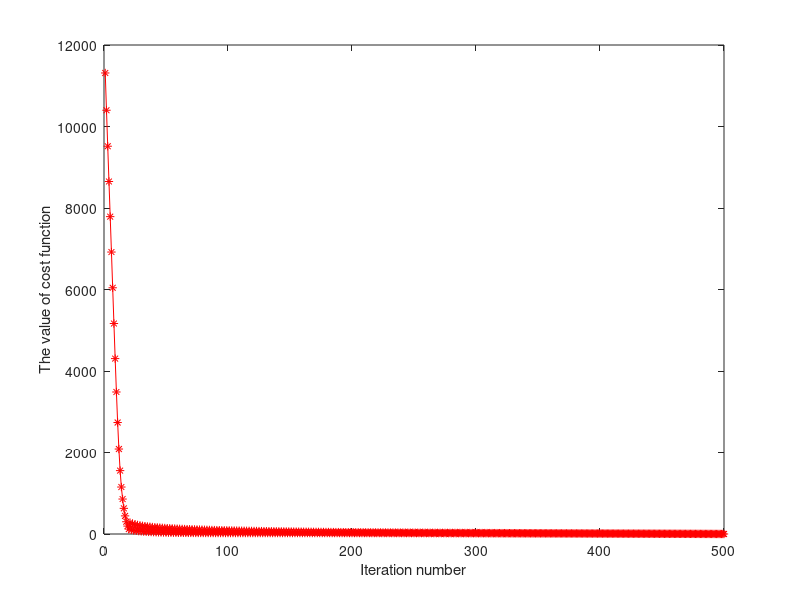
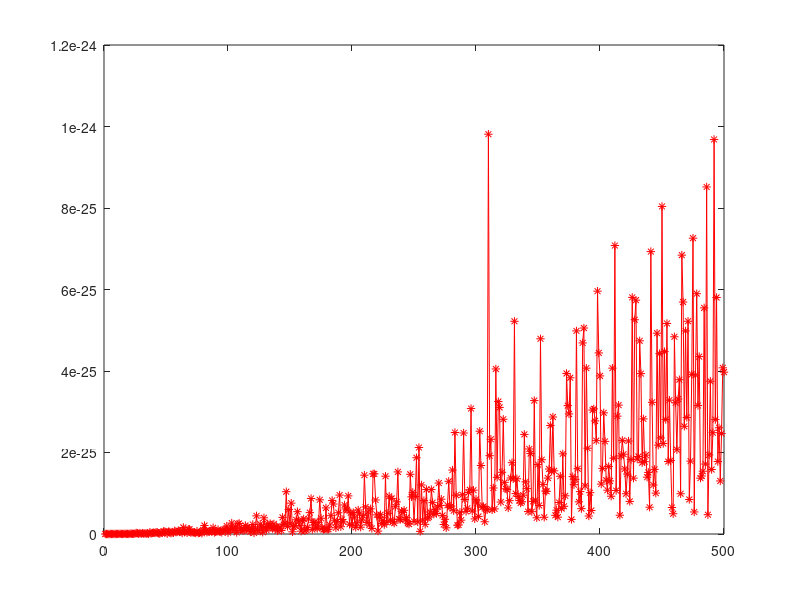
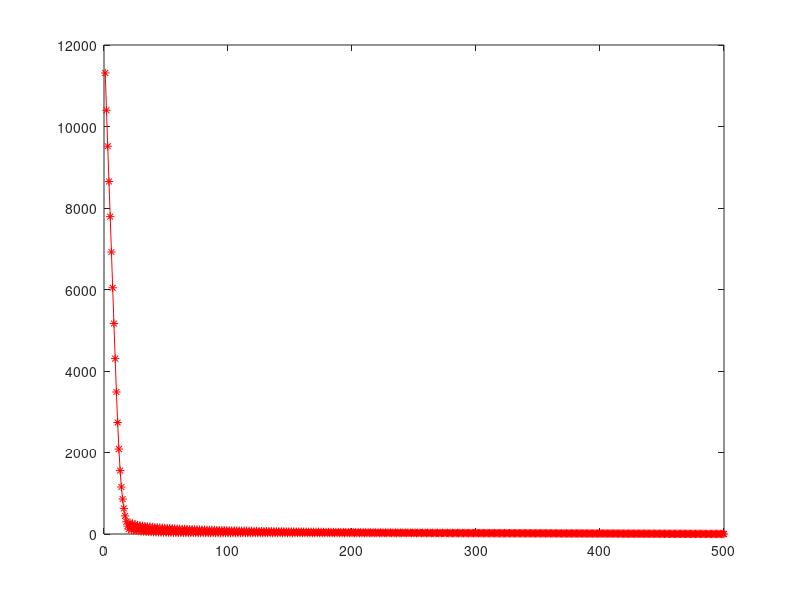
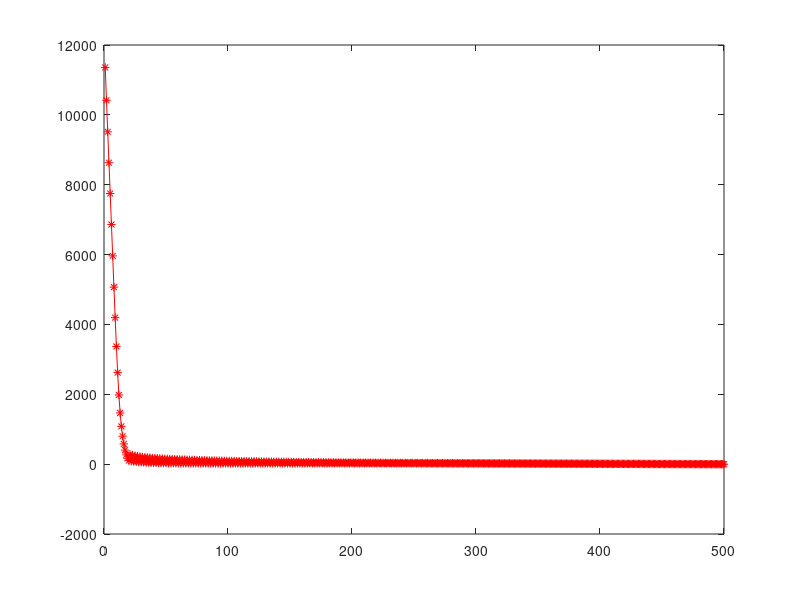

Reproduce these figures in MATLAB, in order. (Note: this script raises an error after producing the figures.)
%  10 examples per class;  40 classes ; 400 examples in total;
clear;
clc;

tic;

load('ORL_Scale_32x32.mat');
no_fea =1024;
class_num=40;
ex_num=10;
tr_num=5;
te_num=10-tr_num;
lab_tr=[];
lab_te=[];
AA_tr=[];
AA_te=[];



 for k=1:class_num
  A_tr(1:tr_num,1:1024,k)=fea((k-1)*ex_num+1:(k-1)*ex_num+tr_num,:);
  B_tr(k,1:1024)=mean(A_tr(:,:,k));
  lab_tr=[lab_tr;gnd((k-1)*ex_num+1:(k-1)*ex_num+tr_num)];
  A_te(1:te_num,1:1024,k)=fea((k-1)*ex_num+tr_num+1:ex_num*k,:);
  lab_te=[lab_te;gnd((k-1)*ex_num+tr_num+1:ex_num*k)];
  AA_tr=[AA_tr;A_tr(:,:,k)];
  AA_te=[AA_te;A_te(:,:,k)];
 end
mean_B=mean(B_tr);

S_B0=zeros(no_fea,no_fea);
 for k=1:class_num
 S_B0=tr_num*(B_tr(k,:)-mean_B)'*(B_tr(k,:)-mean_B)+S_B0;
 end

S_W0=zeros(no_fea,no_fea);
for k=1:class_num
    for i=1:tr_num
       S_W0=S_W0+(A_tr(i,:,k)-B_tr(k,:))'*(A_tr(i,:,k)-B_tr(k,:));
    end
end


[m1,n1]=size(fea);
SB=S_B0;
SW=S_W0+eye(max(length(S_W0)))*0.000001;

%  
%  3.3094e+07

v=100
%A=SW-v*SB;
A=-(SB-v*SW);
M=6;
W=rand(n1,M);
W2=rand(n1,M);
R2=eye(M);
I=eye(M);
R=rand(M,M);
R=R+R';
  
Iterations=500;
  
 r1=0.1;
  
r2=1

 r12=0.1;
  
r22=1;
 
Cost1=zeros(Iterations,1);
Cost2=zeros(Iterations,1);
Cost3=zeros(Iterations,1);
Cost4=zeros(Iterations,1);
Cost5=zeros(Iterations,1);
Cost6=zeros(Iterations,1);
for k=1:Iterations;

%%%%%% symmtric

DF1=2*A*W+2*W*(R.*(W'*W-I).*R)'+2*W*(R.*(W'*W-I).*R);
DF1=DF1/norm(DF1);
W=W-r1*DF1;
W=orth(W);

 
DF2=(2*(R.*(W'*W-I)).*(W'*W-I))+(2*(R.*(W'*W-I)).*(W'*W-I))'-diag(diag(2*(R.*(W'*W-I)).*(W'*W-I)));
DF2=DF2/norm(DF2);
 %if  Cost2(k)>0.01
     R=R+r2*DF2;
%end
      
      
Cost1(k)=trace(W'*A*W)+trace((R.*(W'*W-I))'*(R.*(W'*W-I)));  
Cost2(k)=trace((R.*(W'*W-I))'*(R.*(W'*W-I)));
Cost3(k)=trace(W'*A*W);


%%%%%%%%%%%% diagnal 
DF3=2*A*W2+2*W2*(R2'*R2)*W2'*W2+2*W2*W2'*W2*(R2'*R2)-4*W2*R2'*R2;
%DF1=2*(SB-v*SW)*W+2*W*(R'*R)*W'*W+2*W*W'*W*(R'*R)-4*W*R'*R;
DF3=DF3/norm(DF3);
W2=W2-r12*DF3;
W2=orth(W2);

%  
% DF4=diag(diag(2*R2*W2'*W2*W2'*W2-4*R2*W2'*W2+2*R2));
% DF4=DF4/norm(DF4);
%  %if  Cost2(k)>0.01
%             R2=R2+r22*DF4;
% %end
      
      
Cost4(k)=trace(W2'*A*W2)+trace(W2'*W2*R2'*R2*W2'*W2-R2'*R2*W2'*W2-W2'*W2*R2'*R2+R2'*R2);  
Cost5(k)=trace(W2'*W2*R2'*R2*W2'*W2-R2'*R2*W2'*W2-W2'*W2*R2'*R2+R2'*R2);
Cost6(k)=trace(W2'*A*W2);

%v=trace(W'*SB*W)/trace(W'*SW*W);
%A=-(SB-v*SW);

 k 
end
 
figure(1)
plot(Cost1(1:Iterations),'r-*')
ylabel('The value of cost function');
xlabel('Iteration number');
 
 
figure(2)
plot(Cost2(1:Iterations),'r-*')

figure(3)
plot(Cost3(1:Iterations),'r-*')

figure(4)
plot(Cost4(1:Iterations),'r-*')
%ylabel('The value of cost function');
%xlabel('Iterations');
 
 
figure(5)
plot(Cost5(1:Iterations),'r-*')

figure(6)
plot(Cost6(1:Iterations),'r-*')
 
 x1=W'*AA_tr';
 x2_tr=x1';
x1_te=W'*AA_te';
x2_te=x1_te';

% model= svmtrain2(lab_tr,x2_tr,'-c 2 -t 2 -g 1 -q ');
% [predict_label, accuracy, dec_values]= svmpredict(lab_te,x2_te,model);

predict_label = knnclassify(x2_te, x2_tr,lab_tr, 1);
accuracy = length(find(predict_label==lab_te))/length(lab_te)*100

 x1=W2'*AA_tr';
 x2_tr=x1';
x1_te=W2'*AA_te';
x2_te=x1_te';

 model= svmtrain2(lab_tr,x2_tr,'-c 1 -t 1 -g 1 -q');
 [predict_label, accuracy, dec_values]= svmpredict(lab_tr,x2_tr,model);

predict_label = knnclassify(x2_te, x2_tr,lab_tr, 1);
accuracy = length(find(predict_label==lab_te))/length(lab_te)*100
% 
